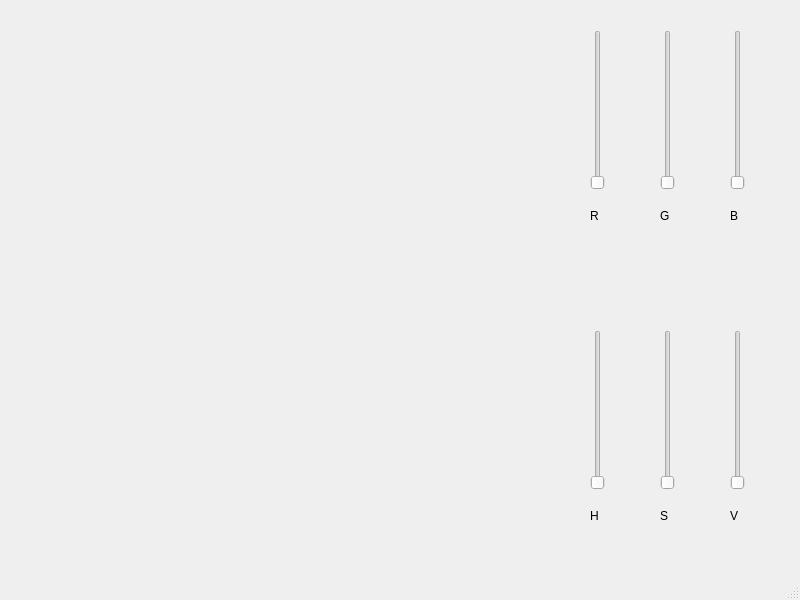
<?xml version="1.0" encoding="UTF-8"?>
<ui version="4.0">
 <class>MainWindow</class>
 <widget class="QMainWindow" name="MainWindow">
  <property name="geometry">
   <rect>
    <x>0</x>
    <y>0</y>
    <width>800</width>
    <height>600</height>
   </rect>
  </property>
  <property name="windowTitle">
   <string>MainWindow</string>
  </property>
  <widget class="QWidget" name="centralwidget">
   <widget class="Ekran" name="ekran" native="true">
    <property name="geometry">
     <rect>
      <x>30</x>
      <y>30</y>
      <width>500</width>
      <height>500</height>
     </rect>
    </property>
   </widget>
   <widget class="QSlider" name="rSlider">
    <property name="geometry">
     <rect>
      <x>590</x>
      <y>30</y>
      <width>16</width>
      <height>160</height>
     </rect>
    </property>
    <property name="maximum">
     <number>255</number>
    </property>
    <property name="orientation">
     <enum>Qt::Vertical</enum>
    </property>
   </widget>
   <widget class="QSlider" name="gSlider">
    <property name="geometry">
     <rect>
      <x>660</x>
      <y>30</y>
      <width>16</width>
      <height>160</height>
     </rect>
    </property>
    <property name="maximum">
     <number>255</number>
    </property>
    <property name="orientation">
     <enum>Qt::Vertical</enum>
    </property>
   </widget>
   <widget class="QSlider" name="bSlider">
    <property name="geometry">
     <rect>
      <x>730</x>
      <y>30</y>
      <width>16</width>
      <height>160</height>
     </rect>
    </property>
    <property name="maximum">
     <number>255</number>
    </property>
    <property name="orientation">
     <enum>Qt::Vertical</enum>
    </property>
   </widget>
   <widget class="QSlider" name="vSlider">
    <property name="geometry">
     <rect>
      <x>730</x>
      <y>330</y>
      <width>16</width>
      <height>160</height>
     </rect>
    </property>
    <property name="maximum">
     <number>100</number>
    </property>
    <property name="orientation">
     <enum>Qt::Vertical</enum>
    </property>
   </widget>
   <widget class="QSlider" name="hSlider">
    <property name="geometry">
     <rect>
      <x>590</x>
      <y>330</y>
      <width>16</width>
      <height>160</height>
     </rect>
    </property>
    <property name="maximum">
     <number>359</number>
    </property>
    <property name="orientation">
     <enum>Qt::Vertical</enum>
    </property>
   </widget>
   <widget class="QSlider" name="sSlider">
    <property name="geometry">
     <rect>
      <x>660</x>
      <y>330</y>
      <width>16</width>
      <height>160</height>
     </rect>
    </property>
    <property name="maximum">
     <number>100</number>
    </property>
    <property name="orientation">
     <enum>Qt::Vertical</enum>
    </property>
   </widget>
   <widget class="QLabel" name="label">
    <property name="geometry">
     <rect>
      <x>590</x>
      <y>200</y>
      <width>21</width>
      <height>31</height>
     </rect>
    </property>
    <property name="text">
     <string>R</string>
    </property>
   </widget>
   <widget class="QLabel" name="label_2">
    <property name="geometry">
     <rect>
      <x>660</x>
      <y>200</y>
      <width>21</width>
      <height>31</height>
     </rect>
    </property>
    <property name="text">
     <string>G</string>
    </property>
   </widget>
   <widget class="QLabel" name="label_3">
    <property name="geometry">
     <rect>
      <x>730</x>
      <y>200</y>
      <width>21</width>
      <height>31</height>
     </rect>
    </property>
    <property name="text">
     <string>B</string>
    </property>
   </widget>
   <widget class="QLabel" name="label_4">
    <property name="geometry">
     <rect>
      <x>660</x>
      <y>500</y>
      <width>21</width>
      <height>31</height>
     </rect>
    </property>
    <property name="text">
     <string>S</string>
    </property>
   </widget>
   <widget class="QLabel" name="label_5">
    <property name="geometry">
     <rect>
      <x>730</x>
      <y>500</y>
      <width>21</width>
      <height>31</height>
     </rect>
    </property>
    <property name="text">
     <string>V</string>
    </property>
   </widget>
   <widget class="QLabel" name="label_6">
    <property name="geometry">
     <rect>
      <x>590</x>
      <y>500</y>
      <width>21</width>
      <height>31</height>
     </rect>
    </property>
    <property name="text">
     <string>H</string>
    </property>
   </widget>
  </widget>
  <widget class="QMenuBar" name="menubar">
   <property name="geometry">
    <rect>
     <x>0</x>
     <y>0</y>
     <width>800</width>
     <height>21</height>
    </rect>
   </property>
  </widget>
  <widget class="QStatusBar" name="statusbar"/>
 </widget>
 <customwidgets>
  <customwidget>
   <class>Ekran</class>
   <extends>QWidget</extends>
   <header>ekran.h</header>
   <container>1</container>
  </customwidget>
 </customwidgets>
 <resources/>
 <connections/>
</ui>
